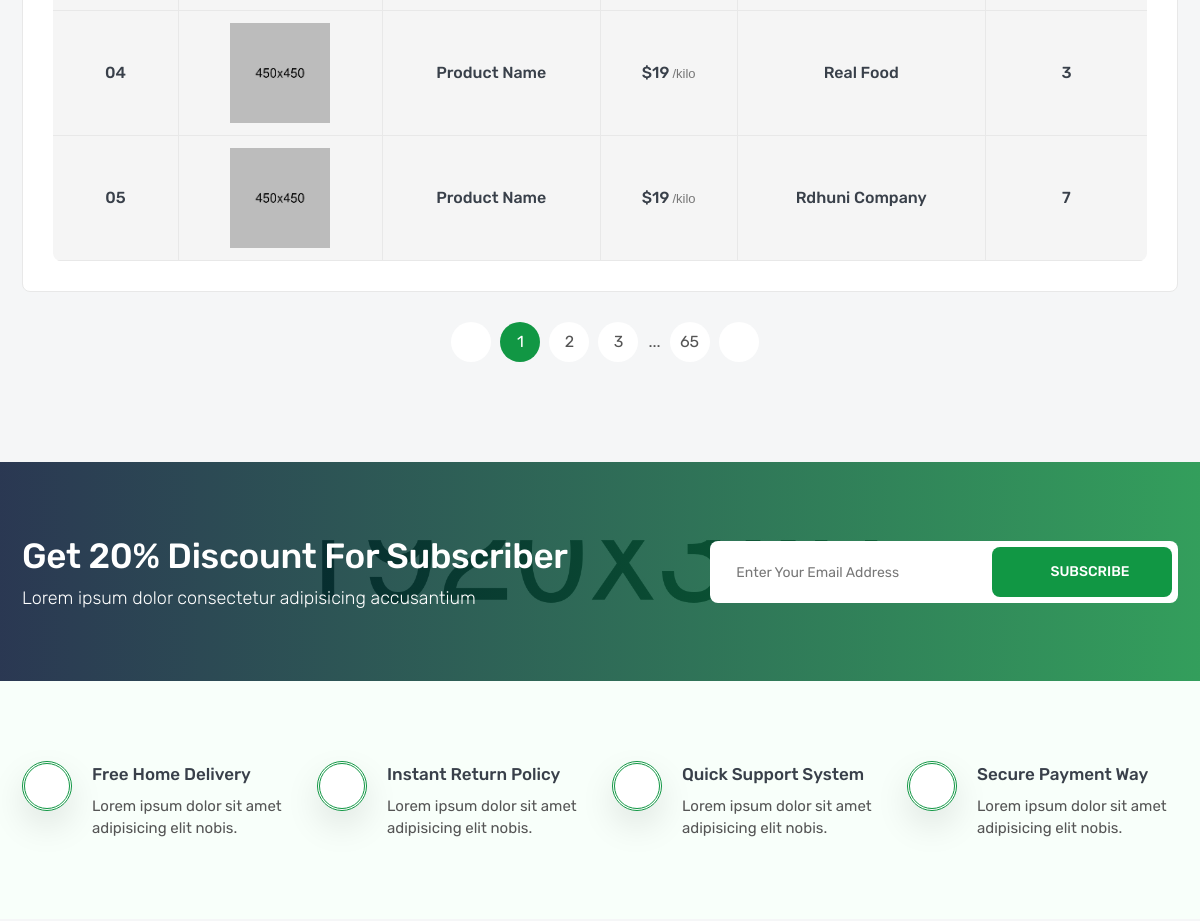
/orders/ (signed in, middle part), run on an earlier commit of the app's database.
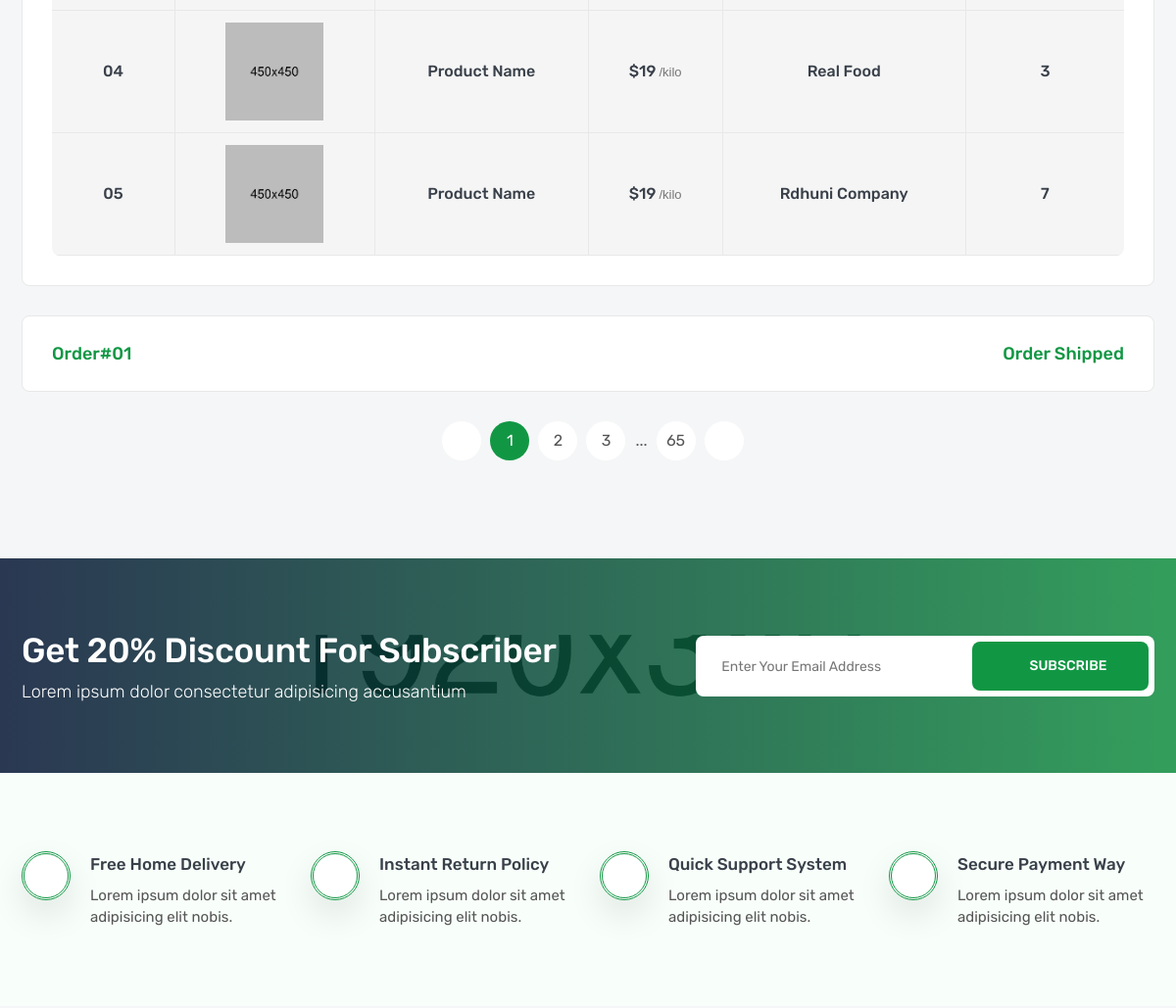
And on a later commit of the database.
### orders/models.py (models this page shows, shortened)
class Order(models.Model):
    user = models.ForeignKey(User, verbose_name=_("User"),related_name='user_orders', on_delete=models.SET_NULL, null=True, blank=True)
    code = models.CharField(_("Code"), default=generate_code, max_length=8,)
    order_status = models.CharField(_("Order Status"), max_length=10, choices=STATUS_CHOICES)
    order_time = models.DateTimeField(_("Order Time"), default=timezone.now)
    delivery_time = models.DateTimeField(_("Delivery Time"),null=True, blank=True)

### orders/views.py (the view)
# urls.py: path('', order_list, name='order_list'),
@login_required
def order_list(request):
    orders = Order.objects.filter(user=request.user)
    return render(request,'orders/order_list.html',{'orders':orders})

### orders/templates/orders/order_list.html (shortened to what this page needs)
{% extends 'base.html' %}
{% load static %}
{% block static %}
<link rel="stylesheet" href="{% static 'css/orderlist.css' %}">
{% endblock static %}
{% block body %}
        <section class="inner-section orderlist-part">
            <div class="container">
                <div class="row">
                    <div class="col-lg-12">
                        {% for order in orders %}
                            <div class="orderlist">
                                <div class="orderlist-head">
                                    <h5>order#01</h5>
                                    <h5>order {{order.order_status}}</h5>
                                </div>
                                <div class="orderlist-body">
                                    <div class="row">
                                        <div class="col-lg-12">
                                            <div class="table-scroll">
                                                <table class="table-list">
                                                    <tbody>
                                                        <tr>
                                                            <td class="table-serial"><h6>03</h6></td>
                                                            <td class="table-image"><img src="images/product/03.jpg" alt="product"></td>
                                                            <td class="table-name"><h6>product name</h6></td>
                                                            <td class="table-price"><h6>$19<small>/kilo</small></h6></td>
                                                            <td class="table-brand"><h6>Pran Prio</h6></td>
                                                            <td class="table-quantity"><h6>2</h6></td>
                                                        </tr>
                                                        <tr>
                                                            <td class="table-serial"><h6>04</h6></td>
                                                            <td class="table-image"><img src="images/product/04.jpg" alt="product"></td>
                                                            <td class="table-name"><h6>product name</h6></td>
                                                            <td class="table-price"><h6>$19<small>/kilo</small></h6></td>
                                                            <td class="table-brand"><h6>Real Food</h6></td>
                                                            <td class="table-quantity"><h6>3</h6></td>
                                                        </tr>
                                                        <tr>
                                                            <td class="table-serial"><h6>05</h6></td>
                                                            <td class="table-image"><img src="images/product/05.jpg" alt="product"></td>
                                                            <td class="table-name"><h6>product name</h6></td>
                                                            <td class="table-price"><h6>$19<small>/kilo</small></h6></td>
                                                            <td class="table-brand"><h6>Rdhuni Company</h6></td>
                                                            <td class="table-quantity"><h6>7</h6></td>
                                                        </tr>
                                                    </tbody>
                                                </table>
                                            </div>
                                        </div>
                                    </div>
                                </div>
                            </div>
                        {% endfor %}
                    </div>
                </div>
                <div class="row">
                    <div class="col-lg-12">
                        <ul class="pagination">
                            <li class="page-item">
                                <a class="page-link" href="#">
                                    <i class="icofont-arrow-left"></i>
                                </a>
                            </li>
                            <li class="page-item"><a class="page-link active" href="#">1</a></li>
                            <li class="page-item"><a class="page-link" href="#">2</a></li>
                            <li class="page-item"><a class="page-link" href="#">3</a></li>
                            <li class="page-item">...</li>
                            <li class="page-item"><a class="page-link" href="#">65</a></li>
                            <li class="page-item">
                                <a class="page-link" href="#">
                                    <i class="icofont-arrow-right"></i>
                                </a>
                            </li>
                        </ul>
                    </div>
                </div>
            </div>
        </section>
        <section class="news-part" style="background: url(images/newsletter.jpg) no-repeat center;">
            <div class="container">
                <div class="row align-items-center">
                    <div class="col-md-5 col-lg-6 col-xl-7">
                        <div class="news-text">
                            <h2>Get 20% Discount for Subscriber</h2>
                            <p>Lorem ipsum dolor consectetur adipisicing accusantium</p>
                        </div>
                    </div>
                    <div class="col-md-7 col-lg-6 col-xl-5">
                        <form class="news-form">
                            <input type="text" placeholder="Enter Your Email Address">
                            <button><span><i class="icofont-ui-email"></i>Subscribe</span></button>
                        </form>
                    </div>
                </div>
            </div>
        </section>
        <section class="intro-part">
            <div class="container">
                <div class="row intro-content">
                    <div class="col-sm-6 col-lg-3">
                        <div class="intro-wrap">
                            <div class="intro-icon">
                                <i class="fas fa-truck"></i>
                            </div>
                            <div class="intro-content">
                                <h5>free home delivery</h5>
                                <p>Lorem ipsum dolor sit amet adipisicing elit nobis.</p>
                            </div>
                        </div>
                    </div>
                    <div class="col-sm-6 col-lg-3">
                        <div class="intro-wrap">
                            <div class="intro-icon">
                                <i class="fas fa-sync-alt"></i>
                            </div>
                            <div class="intro-content">
                                <h5>instant return policy</h5>
                                <p>Lorem ipsum dolor sit amet adipisicing elit nobis.</p>
                            </div>
                        </div>
                    </div>
                    <div class="col-sm-6 col-lg-3">
                        <div class="intro-wrap">
                            <div class="intro-icon">
                                <i class="fas fa-headset"></i>
                            </div>
                            <div class="intro-content">
                                <h5>quick support system</h5>
                                <p>Lorem ipsum dolor sit amet adipisicing elit nobis.</p>
                            </div>
                        </div>
                    </div>
                    <div class="col-sm-6 col-lg-3">
                        <div class="intro-wrap">
                            <div class="intro-icon">
                                <i class="fas fa-lock"></i>
                            </div>
                            <div class="intro-content">
                                <h5>secure payment way</h5>
                                <p>Lorem ipsum dolor sit amet adipisicing elit nobis.</p>
                            </div>
                        </div>
                    </div>
                </div>
            </div>
        </section>
{% endblock body %}

### templates/base.html (shortened to what this page needs)
{% load static %}
<!DOCTYPE html>
<html lang="en">
    <head>
        <link rel="stylesheet" href=" {% static 'fonts/flaticon/flaticon.css' %}">
        <link rel="stylesheet" href=" {% static 'fonts/icofont/icofont.min.css' %}">
        <link rel="stylesheet" href="{% static 'fonts/fontawesome/fontawesome.min.css' %}">
        <link rel="stylesheet" href="{% static 'vendor/venobox/venobox.min.css' %}">
        <link rel="stylesheet" href="{% static 'vendor/slickslider/slick.min.css' %}">
        <link rel="stylesheet" href="{% static 'vendor/niceselect/nice-select.min.css' %}">
        <link rel="stylesheet" href="{% static 'vendor/bootstrap/bootstrap.min.css' %}">
        <link rel="stylesheet" href="{% static 'css/main.css' %}">
        {% block static %}{% endblock static %}
    </head>
    <body>
        {% block body %}
        {% endblock body %}
    </body>
</html>

### static/css/orderlist.css (style rules this page uses)
.orderlist { padding: 0px 30px; border-radius: 8px; margin-bottom: 30px; background: var(--white); border: 1px solid var(--border); transition: all linear .3s; -webkit-transition: all linear .3s; -moz-transition: all linear .3s; -ms-transition: all linear .3s; -o-transition: all linear .3s; }
.orderlist-head { padding: 25px 0px; display: -webkit-box; display: -ms-flexbox; display: flex; -webkit-box-align: center; -ms-flex-align: center; align-items: center; -webkit-box-pack: center; -ms-flex-pack: center; justify-content: center; -webkit-box-pack: justify; -ms-flex-pack: justify; justify-content: space-between; cursor: pointer; }
.orderlist-head h5 { color: var(--primary); text-transform: capitalize; }
.table-list { overflow: hidden; border-radius: 8px; margin-bottom: 30px; background: var(--chalk); }

What changed in the data, as far as the page shows it:
added Order: order_status "Shipped"
